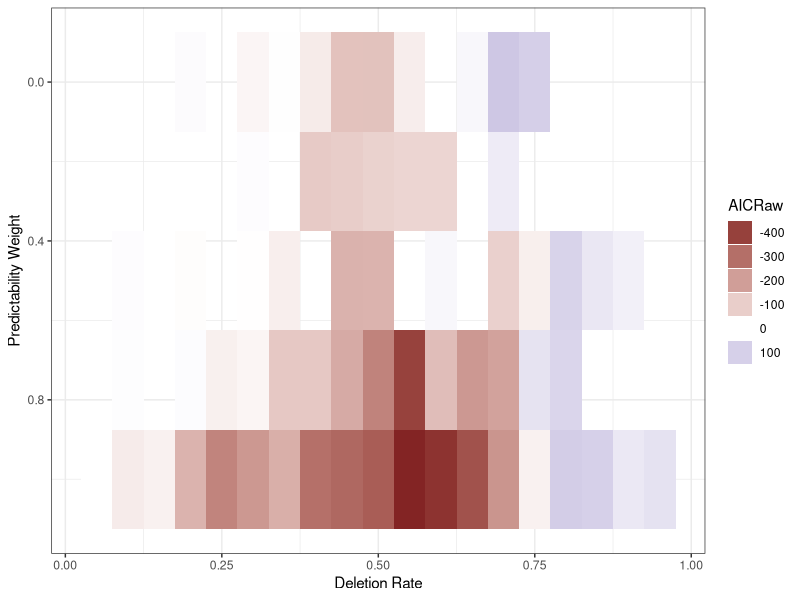
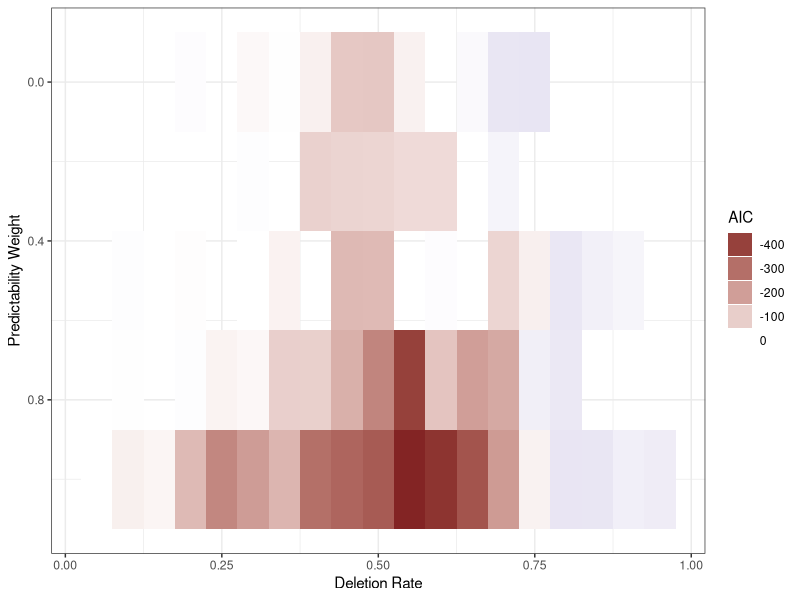
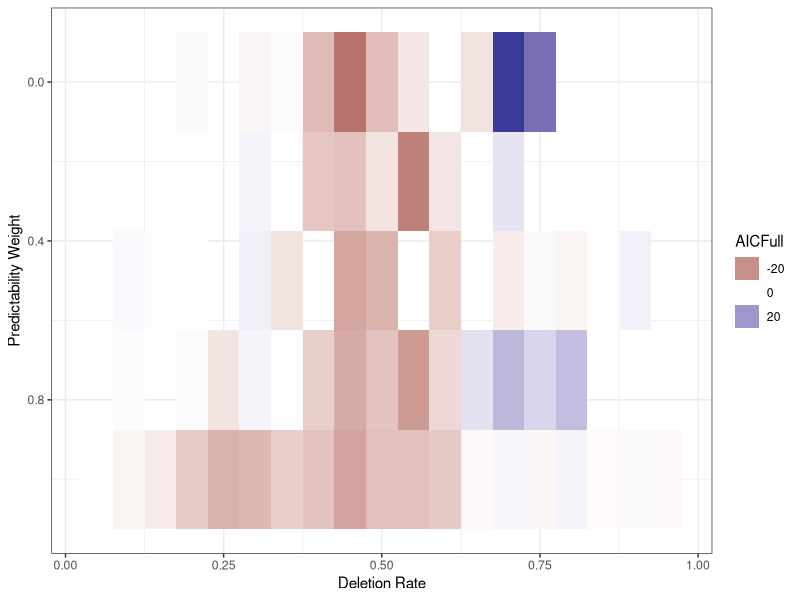
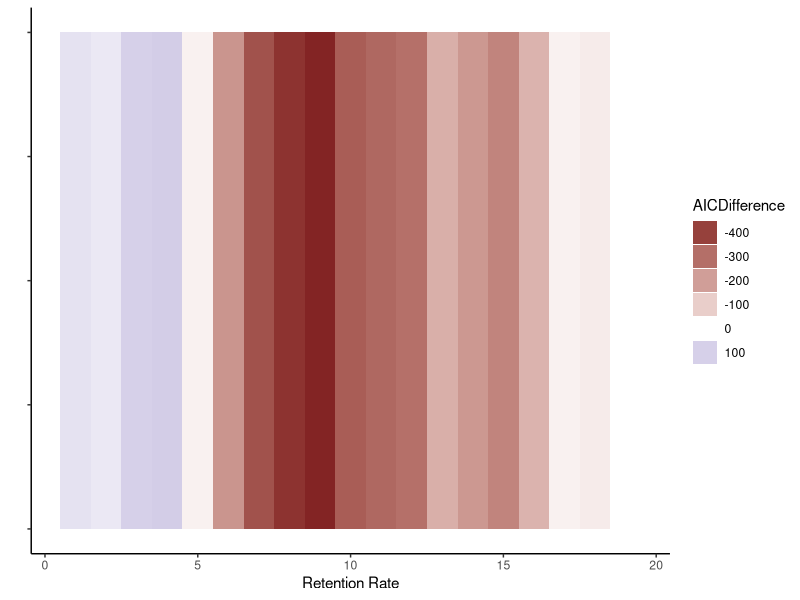

Here is the R script that generated these plots, in order:

library(ggplot2)
library(dplyr)
library(tidyr)



data = read.csv("analyze_Model_IncludingNoTP_R_AICs.tsv", sep="\t") %>% filter(N == 5332)

meanAIC = 5298.719
plot = ggplot(data %>% group_by(deletion_rate, predictability_weight) %>% summarise(AICRaw=mean(AICRaw)-meanAIC), aes(x=deletion_rate, y=predictability_weight, fill=AICRaw)) + geom_tile() + theme_bw() + scale_fill_gradient2() + xlab("Deletion Rate") + ylab("Predictability Weight") + guides(fill=guide_legend(title="AICRaw")) + scale_y_reverse ()
ggsave(plot, file="figures/analyze_Model_IncludingNoTP_Viz_R_AICRaw.pdf", height=2, width=5)



meanAIC = 5300.835
plot = ggplot(data %>% group_by(deletion_rate, predictability_weight) %>% summarise(AIC=mean(AIC)-meanAIC), aes(x=deletion_rate, y=predictability_weight, fill=AIC)) + geom_tile() + theme_bw() + scale_fill_gradient2() + xlab("Deletion Rate") + ylab("Predictability Weight") + guides(fill=guide_legend(title="AIC")) + scale_y_reverse ()
ggsave(plot, file="figures/analyze_Model_IncludingNoTP_Viz_R.pdf", height=2, width=5)


# This is when adding all the fixed effects. There is still an improvement due to adding resource-rational surprisal
meanAICFull = 4678.892
plot = ggplot(data %>% group_by(deletion_rate, predictability_weight) %>% summarise(AICFull=mean(AICFull)-meanAICFull), aes(x=deletion_rate, y=predictability_weight, fill=AICFull)) + geom_tile() + theme_bw() + scale_fill_gradient2() + xlab("Deletion Rate") + ylab("Predictability Weight") + guides(fill=guide_legend(title="AICFull")) + scale_y_reverse ()
ggsave(plot, file="figures/analyze_Model_IncludingNoTP_Viz_R_AICFull.pdf", height=2, width=5)


meanAIC = 5298.719
plot = ggplot(data %>% filter(predictability_weight==1) %>% group_by(deletion_rate, predictability_weight) %>% summarise(AICDifference=mean(AICRaw)-meanAIC) %>% group_by() %>% mutate(deletion_rate=20*(1-deletion_rate)), aes(x=deletion_rate, y=1, fill=AICDifference)) + geom_tile() + theme_classic() + scale_fill_gradient2() + xlab("Retention Rate") + ylab("") + guides(fill=guide_legend(title="AICDifference")) +  theme(axis.text.y=element_blank())
ggsave(plot, file="figures/analyze_Model_IncludingNoTP_Viz_R_AICRaw_Lambda1_Integer.pdf", height=1.5, width=5)



